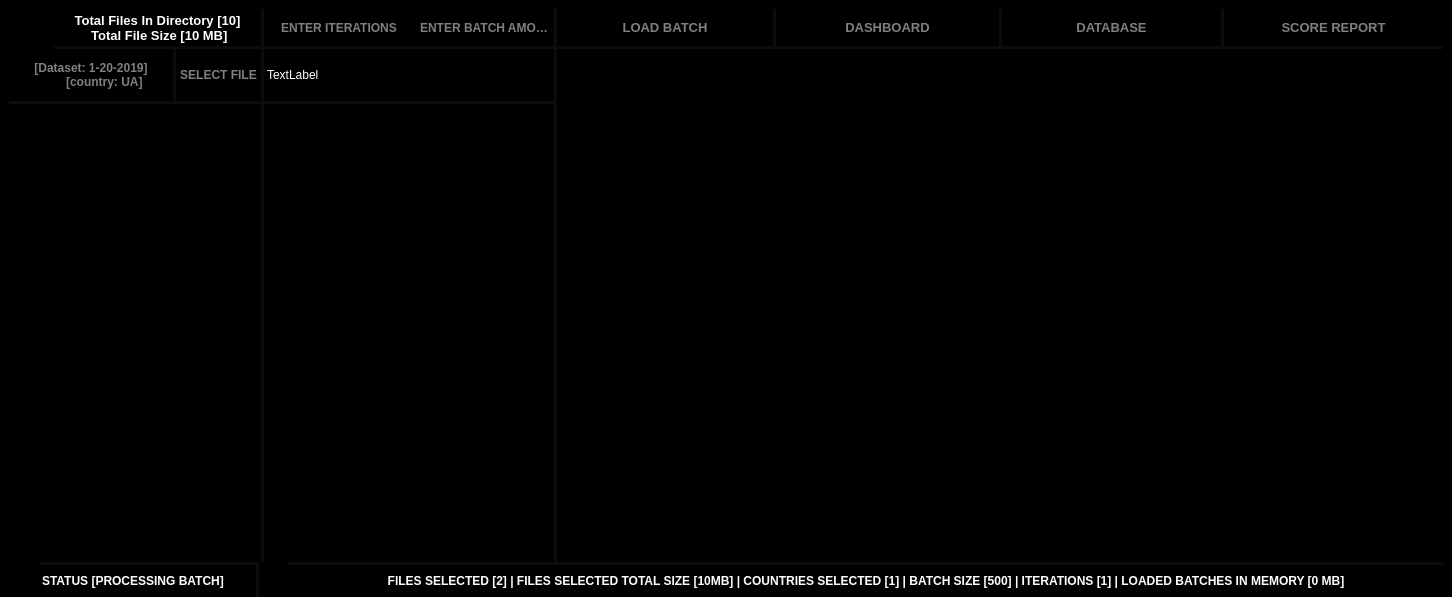
<?xml version="1.0" encoding="UTF-8"?>
<ui version="4.0">
 <class>MainWindow</class>
 <widget class="QMainWindow" name="MainWindow">
  <property name="geometry">
   <rect>
    <x>0</x>
    <y>0</y>
    <width>1452</width>
    <height>597</height>
   </rect>
  </property>
  <property name="windowTitle">
   <string>MainWindow</string>
  </property>
  <property name="styleSheet">
   <string notr="true">background-color: black;
color: white;
Border: 0.5px solid white;

          </string>
  </property>
  <widget class="QWidget" name="centralwidget">
   <property name="styleSheet">
    <string notr="true">*{Border:0px}
QScrollBar:sub-page:vertical{background-color: #000000}
QScrollBar:add-page:vertical{background-color: #000000}
QScrollBar{background-color: #000000}
QScrollBar:sub-page:vertical{background-color: #000000} QScrollBar:add-page:vertical{background-color: #000000} QScrollBar{background-color: #000000}
QScrollBar::add-line:vertical { background-color: transparent}
QScrollBar::sub-line:vertical { background-color: transparent}
QScrollBar::handle:vertical {background-color: rgba(80, 80, 122, .25);}
QPushButton{color: gray}
QPushButton:hover{color: white}

QScrollBar:sub-page:horizontal{background-color: #000000}
QScrollBar:add-page:horizontal{background-color: #000000}
QScrollBar{background-color: #000000}
QScrollBar:sub-page:horizontal{background-color: #000000} QScrollBar:add-page:horizontal{background-color: #000000} QScrollBar{background-color: #000000}
QScrollBar::add-line:horizontal { background-color: transparent}
QScrollBar::sub-line:horizontal { background-color: transparent}
QScrollBar::handle:horizontal{background-color: rgba(80, 80, 122, .2);}

</string>
   </property>
   <layout class="QVBoxLayout" name="verticalLayout">
    <property name="spacing">
     <number>0</number>
    </property>
    <property name="bottomMargin">
     <number>0</number>
    </property>
    <item>
     <widget class="QFrame" name="frame">
      <property name="frameShape">
       <enum>QFrame::StyledPanel</enum>
      </property>
      <property name="frameShadow">
       <enum>QFrame::Raised</enum>
      </property>
      <layout class="QHBoxLayout" name="horizontalLayout">
       <property name="spacing">
        <number>0</number>
       </property>
       <property name="leftMargin">
        <number>0</number>
       </property>
       <property name="topMargin">
        <number>0</number>
       </property>
       <property name="rightMargin">
        <number>0</number>
       </property>
       <property name="bottomMargin">
        <number>0</number>
       </property>
       <item>
        <widget class="QFrame" name="frame_2">
         <property name="maximumSize">
          <size>
           <width>255</width>
           <height>16777215</height>
          </size>
         </property>
         <property name="styleSheet">
          <string notr="true">Border-Right: 3px solid rgba(255,255,255,0.05);</string>
         </property>
         <property name="frameShape">
          <enum>QFrame::StyledPanel</enum>
         </property>
         <property name="frameShadow">
          <enum>QFrame::Raised</enum>
         </property>
         <layout class="QVBoxLayout" name="verticalLayout_2">
          <property name="spacing">
           <number>0</number>
          </property>
          <property name="leftMargin">
           <number>0</number>
          </property>
          <property name="topMargin">
           <number>0</number>
          </property>
          <property name="rightMargin">
           <number>0</number>
          </property>
          <property name="bottomMargin">
           <number>0</number>
          </property>
          <item>
           <widget class="QFrame" name="frame_6">
            <property name="maximumSize">
             <size>
              <width>16777215</width>
              <height>40</height>
             </size>
            </property>
            <property name="font">
             <font>
              <weight>50</weight>
              <bold>false</bold>
             </font>
            </property>
            <property name="styleSheet">
             <string notr="true">Border-Right: 0px;
</string>
            </property>
            <property name="frameShape">
             <enum>QFrame::StyledPanel</enum>
            </property>
            <property name="frameShadow">
             <enum>QFrame::Raised</enum>
            </property>
            <layout class="QHBoxLayout" name="horizontalLayout_3">
             <property name="spacing">
              <number>0</number>
             </property>
             <property name="leftMargin">
              <number>0</number>
             </property>
             <property name="topMargin">
              <number>0</number>
             </property>
             <property name="rightMargin">
              <number>0</number>
             </property>
             <property name="bottomMargin">
              <number>0</number>
             </property>
             <item>
              <widget class="QPushButton" name="pushButton_4">
               <property name="sizePolicy">
                <sizepolicy hsizetype="Preferred" vsizetype="Preferred">
                 <horstretch>0</horstretch>
                 <verstretch>0</verstretch>
                </sizepolicy>
               </property>
               <property name="maximumSize">
                <size>
                 <width>45</width>
                 <height>16777215</height>
                </size>
               </property>
               <property name="styleSheet">
                <string notr="true">Border-Right: 0px;</string>
               </property>
               <property name="text">
                <string/>
               </property>
               <property name="icon">
                <iconset>
                 <normaloff>icons/info.svg</normaloff>icons/info.svg</iconset>
               </property>
               <property name="iconSize">
                <size>
                 <width>25</width>
                 <height>25</height>
                </size>
               </property>
              </widget>
             </item>
             <item>
              <widget class="QLabel" name="label_2">
               <property name="maximumSize">
                <size>
                 <width>16777215</width>
                 <height>16777215</height>
                </size>
               </property>
               <property name="font">
                <font>
                 <pointsize>10</pointsize>
                 <weight>75</weight>
                 <bold>true</bold>
                </font>
               </property>
               <property name="styleSheet">
                <string notr="true">Border-Right: 0px;
Border-Bottom: 3px solid rgba(255,255,255,0.05);</string>
               </property>
               <property name="text">
                <string>Total Files In Directory [10] 
 Total File Size [10 MB]</string>
               </property>
               <property name="alignment">
                <set>Qt::AlignCenter</set>
               </property>
              </widget>
             </item>
            </layout>
           </widget>
          </item>
          <item>
           <widget class="QScrollArea" name="scrollArea">
            <property name="sizePolicy">
             <sizepolicy hsizetype="Preferred" vsizetype="Preferred">
              <horstretch>0</horstretch>
              <verstretch>0</verstretch>
             </sizepolicy>
            </property>
            <property name="styleSheet">
             <string notr="true">Border-Right: 0px;</string>
            </property>
            <property name="widgetResizable">
             <bool>true</bool>
            </property>
            <widget class="QWidget" name="scrollAreaWidgetContents">
             <property name="geometry">
              <rect>
               <x>0</x>
               <y>0</y>
               <width>252</width>
               <height>513</height>
              </rect>
             </property>
             <layout class="QVBoxLayout" name="verticalLayout_3">
              <property name="spacing">
               <number>0</number>
              </property>
              <property name="leftMargin">
               <number>0</number>
              </property>
              <property name="topMargin">
               <number>0</number>
              </property>
              <property name="rightMargin">
               <number>0</number>
              </property>
              <property name="bottomMargin">
               <number>0</number>
              </property>
              <item alignment="Qt::AlignTop">
               <widget class="QFrame" name="frame_4">
                <property name="minimumSize">
                 <size>
                  <width>0</width>
                  <height>55</height>
                 </size>
                </property>
                <property name="maximumSize">
                 <size>
                  <width>16777215</width>
                  <height>0</height>
                 </size>
                </property>
                <property name="frameShape">
                 <enum>QFrame::StyledPanel</enum>
                </property>
                <property name="frameShadow">
                 <enum>QFrame::Raised</enum>
                </property>
                <layout class="QHBoxLayout" name="horizontalLayout_4">
                 <property name="spacing">
                  <number>0</number>
                 </property>
                 <property name="leftMargin">
                  <number>0</number>
                 </property>
                 <property name="topMargin">
                  <number>0</number>
                 </property>
                 <property name="rightMargin">
                  <number>0</number>
                 </property>
                 <property name="bottomMargin">
                  <number>0</number>
                 </property>
                 <item>
                  <widget class="QPushButton" name="pushButton_2">
                   <property name="sizePolicy">
                    <sizepolicy hsizetype="Preferred" vsizetype="Preferred">
                     <horstretch>0</horstretch>
                     <verstretch>0</verstretch>
                    </sizepolicy>
                   </property>
                   <property name="font">
                    <font>
                     <weight>75</weight>
                     <bold>true</bold>
                    </font>
                   </property>
                   <property name="styleSheet">
                    <string notr="true">Border-Bottom: 3px solid rgba(255,255,255,0.05);</string>
                   </property>
                   <property name="text">
                    <string>[Dataset: 1-20-2019] 
        [country: UA]</string>
                   </property>
                   <property name="icon">
                    <iconset>
                     <normaloff>icons/file.svg</normaloff>icons/file.svg</iconset>
                   </property>
                  </widget>
                 </item>
                 <item>
                  <widget class="QPushButton" name="pushButton">
                   <property name="sizePolicy">
                    <sizepolicy hsizetype="Preferred" vsizetype="Preferred">
                     <horstretch>0</horstretch>
                     <verstretch>0</verstretch>
                    </sizepolicy>
                   </property>
                   <property name="maximumSize">
                    <size>
                     <width>88</width>
                     <height>16777215</height>
                    </size>
                   </property>
                   <property name="font">
                    <font>
                     <weight>75</weight>
                     <bold>true</bold>
                    </font>
                   </property>
                   <property name="styleSheet">
                    <string notr="true">Border-Bottom: 3px solid rgba(255,255,255,0.05);
Border-Left: 3px solid rgba(255,255,255,0.05);
</string>
                   </property>
                   <property name="text">
                    <string>SELECT FILE</string>
                   </property>
                  </widget>
                 </item>
                </layout>
               </widget>
              </item>
             </layout>
            </widget>
           </widget>
          </item>
         </layout>
        </widget>
       </item>
       <item>
        <widget class="QFrame" name="frame_3">
         <property name="frameShape">
          <enum>QFrame::StyledPanel</enum>
         </property>
         <property name="frameShadow">
          <enum>QFrame::Raised</enum>
         </property>
         <layout class="QVBoxLayout" name="verticalLayout_5">
          <property name="spacing">
           <number>0</number>
          </property>
          <property name="leftMargin">
           <number>0</number>
          </property>
          <property name="topMargin">
           <number>0</number>
          </property>
          <property name="rightMargin">
           <number>0</number>
          </property>
          <property name="bottomMargin">
           <number>0</number>
          </property>
          <item>
           <widget class="QFrame" name="topBar">
            <property name="maximumSize">
             <size>
              <width>16777215</width>
              <height>40</height>
             </size>
            </property>
            <property name="styleSheet">
             <string notr="true">Border-Bottom: 3px solid rgba(255,255,255,0.05);
Border-Left: 0px;
</string>
            </property>
            <property name="frameShape">
             <enum>QFrame::StyledPanel</enum>
            </property>
            <property name="frameShadow">
             <enum>QFrame::Raised</enum>
            </property>
            <layout class="QHBoxLayout" name="horizontalLayout_2">
             <property name="spacing">
              <number>0</number>
             </property>
             <property name="leftMargin">
              <number>0</number>
             </property>
             <property name="topMargin">
              <number>0</number>
             </property>
             <property name="rightMargin">
              <number>0</number>
             </property>
             <property name="bottomMargin">
              <number>0</number>
             </property>
             <item>
              <widget class="QLineEdit" name="lineEdit_2">
               <property name="sizePolicy">
                <sizepolicy hsizetype="Preferred" vsizetype="Preferred">
                 <horstretch>0</horstretch>
                 <verstretch>0</verstretch>
                </sizepolicy>
               </property>
               <property name="maximumSize">
                <size>
                 <width>150</width>
                 <height>16777215</height>
                </size>
               </property>
               <property name="font">
                <font>
                 <weight>75</weight>
                 <bold>true</bold>
                </font>
               </property>
               <property name="styleSheet">
                <string notr="true">Border-Bottom: 0px;</string>
               </property>
               <property name="text">
                <string/>
               </property>
               <property name="alignment">
                <set>Qt::AlignCenter</set>
               </property>
               <property name="placeholderText">
                <string>ENTER ITERATIONS</string>
               </property>
              </widget>
             </item>
             <item>
              <widget class="QLineEdit" name="lineEdit">
               <property name="sizePolicy">
                <sizepolicy hsizetype="Preferred" vsizetype="Preferred">
                 <horstretch>0</horstretch>
                 <verstretch>0</verstretch>
                </sizepolicy>
               </property>
               <property name="maximumSize">
                <size>
                 <width>140</width>
                 <height>16777215</height>
                </size>
               </property>
               <property name="font">
                <font>
                 <weight>75</weight>
                 <bold>true</bold>
                </font>
               </property>
               <property name="styleSheet">
                <string notr="true">Border-Bottom: 0px;</string>
               </property>
               <property name="text">
                <string/>
               </property>
               <property name="alignment">
                <set>Qt::AlignCenter</set>
               </property>
               <property name="placeholderText">
                <string>ENTER BATCH AMOUNT</string>
               </property>
              </widget>
             </item>
             <item>
              <widget class="QPushButton" name="pushButton_3">
               <property name="sizePolicy">
                <sizepolicy hsizetype="Preferred" vsizetype="Preferred">
                 <horstretch>0</horstretch>
                 <verstretch>0</verstretch>
                </sizepolicy>
               </property>
               <property name="minimumSize">
                <size>
                 <width>0</width>
                 <height>0</height>
                </size>
               </property>
               <property name="maximumSize">
                <size>
                 <width>16777215</width>
                 <height>16777215</height>
                </size>
               </property>
               <property name="font">
                <font>
                 <pointsize>10</pointsize>
                 <weight>75</weight>
                 <bold>true</bold>
                </font>
               </property>
               <property name="styleSheet">
                <string notr="true">Border-Bottom: 0px;
Border-Left: 3px solid rgba(255,255,255,0.05);
Border-Right: 3px solid rgba(255,255,255,0.05);
</string>
               </property>
               <property name="text">
                <string>LOAD BATCH</string>
               </property>
               <property name="icon">
                <iconset>
                 <normaloff>../modelX_files/2_21_2025/MODEL_X/icons/ai.svg</normaloff>../modelX_files/2_21_2025/MODEL_X/icons/ai.svg</iconset>
               </property>
               <property name="iconSize">
                <size>
                 <width>30</width>
                 <height>30</height>
                </size>
               </property>
              </widget>
             </item>
             <item>
              <widget class="QPushButton" name="pushButton_7">
               <property name="sizePolicy">
                <sizepolicy hsizetype="Preferred" vsizetype="Preferred">
                 <horstretch>0</horstretch>
                 <verstretch>0</verstretch>
                </sizepolicy>
               </property>
               <property name="font">
                <font>
                 <pointsize>10</pointsize>
                 <weight>75</weight>
                 <bold>true</bold>
                </font>
               </property>
               <property name="styleSheet">
                <string notr="true">Border-Bottom: 0px;</string>
               </property>
               <property name="text">
                <string>DASHBOARD</string>
               </property>
               <property name="icon">
                <iconset>
                 <normaloff>icons/monitor.svg</normaloff>icons/monitor.svg</iconset>
               </property>
               <property name="iconSize">
                <size>
                 <width>25</width>
                 <height>25</height>
                </size>
               </property>
              </widget>
             </item>
             <item>
              <widget class="QPushButton" name="pushButton_8">
               <property name="sizePolicy">
                <sizepolicy hsizetype="Preferred" vsizetype="Preferred">
                 <horstretch>0</horstretch>
                 <verstretch>0</verstretch>
                </sizepolicy>
               </property>
               <property name="font">
                <font>
                 <pointsize>10</pointsize>
                 <weight>75</weight>
                 <bold>true</bold>
                </font>
               </property>
               <property name="styleSheet">
                <string notr="true">Border-Left: 3px solid rgba(255,255,255,0.05);
Border-Bottom: 0px;</string>
               </property>
               <property name="text">
                <string>DATABASE</string>
               </property>
               <property name="icon">
                <iconset>
                 <normaloff>icons/database.svg</normaloff>icons/database.svg</iconset>
               </property>
               <property name="iconSize">
                <size>
                 <width>23</width>
                 <height>23</height>
                </size>
               </property>
              </widget>
             </item>
             <item>
              <widget class="QPushButton" name="pushButton_9">
               <property name="sizePolicy">
                <sizepolicy hsizetype="Preferred" vsizetype="Preferred">
                 <horstretch>0</horstretch>
                 <verstretch>0</verstretch>
                </sizepolicy>
               </property>
               <property name="font">
                <font>
                 <pointsize>10</pointsize>
                 <weight>75</weight>
                 <bold>true</bold>
                </font>
               </property>
               <property name="styleSheet">
                <string notr="true">Border-Left: 3px solid rgba(255,255,255,0.05);
Border-Bottom: 0px;</string>
               </property>
               <property name="text">
                <string>SCORE REPORT</string>
               </property>
               <property name="icon">
                <iconset>
                 <normaloff>icons/report.svg</normaloff>icons/report.svg</iconset>
               </property>
               <property name="iconSize">
                <size>
                 <width>24</width>
                 <height>24</height>
                </size>
               </property>
              </widget>
             </item>
            </layout>
           </widget>
          </item>
          <item>
           <widget class="QFrame" name="frame_5">
            <property name="frameShape">
             <enum>QFrame::StyledPanel</enum>
            </property>
            <property name="frameShadow">
             <enum>QFrame::Raised</enum>
            </property>
            <layout class="QHBoxLayout" name="horizontalLayout_6">
             <property name="spacing">
              <number>0</number>
             </property>
             <property name="leftMargin">
              <number>0</number>
             </property>
             <property name="topMargin">
              <number>0</number>
             </property>
             <property name="rightMargin">
              <number>0</number>
             </property>
             <property name="bottomMargin">
              <number>0</number>
             </property>
             <item>
              <widget class="QFrame" name="frame_8">
               <property name="maximumSize">
                <size>
                 <width>293</width>
                 <height>16777215</height>
                </size>
               </property>
               <property name="styleSheet">
                <string notr="true">Border-Right: 3px solid rgba(255,255,255,0.05);
</string>
               </property>
               <property name="frameShape">
                <enum>QFrame::StyledPanel</enum>
               </property>
               <property name="frameShadow">
                <enum>QFrame::Raised</enum>
               </property>
               <layout class="QVBoxLayout" name="verticalLayout_4">
                <property name="spacing">
                 <number>0</number>
                </property>
                <property name="leftMargin">
                 <number>0</number>
                </property>
                <property name="topMargin">
                 <number>0</number>
                </property>
                <property name="rightMargin">
                 <number>0</number>
                </property>
                <property name="bottomMargin">
                 <number>0</number>
                </property>
                <item>
                 <widget class="QScrollArea" name="scrollArea_2">
                  <property name="sizePolicy">
                   <sizepolicy hsizetype="Preferred" vsizetype="Preferred">
                    <horstretch>0</horstretch>
                    <verstretch>0</verstretch>
                   </sizepolicy>
                  </property>
                  <property name="styleSheet">
                   <string notr="true">Border-Right: 0px;</string>
                  </property>
                  <property name="widgetResizable">
                   <bool>true</bool>
                  </property>
                  <widget class="QWidget" name="scrollAreaWidgetContents_2">
                   <property name="geometry">
                    <rect>
                     <x>0</x>
                     <y>0</y>
                     <width>290</width>
                     <height>513</height>
                    </rect>
                   </property>
                   <layout class="QVBoxLayout" name="verticalLayout_6">
                    <property name="spacing">
                     <number>6</number>
                    </property>
                    <property name="leftMargin">
                     <number>0</number>
                    </property>
                    <property name="topMargin">
                     <number>0</number>
                    </property>
                    <property name="rightMargin">
                     <number>0</number>
                    </property>
                    <property name="bottomMargin">
                     <number>0</number>
                    </property>
                    <item alignment="Qt::AlignTop">
                     <widget class="QLabel" name="label_4">
                      <property name="minimumSize">
                       <size>
                        <width>0</width>
                        <height>55</height>
                       </size>
                      </property>
                      <property name="styleSheet">
                       <string notr="true">Border-Bottom: 3px solid rgba(255,255,255,0.05);
</string>
                      </property>
                      <property name="text">
                       <string>TextLabel</string>
                      </property>
                     </widget>
                    </item>
                   </layout>
                  </widget>
                 </widget>
                </item>
               </layout>
              </widget>
             </item>
             <item>
              <widget class="QFrame" name="frame_9">
               <property name="frameShape">
                <enum>QFrame::StyledPanel</enum>
               </property>
               <property name="frameShadow">
                <enum>QFrame::Raised</enum>
               </property>
              </widget>
             </item>
            </layout>
           </widget>
          </item>
         </layout>
        </widget>
       </item>
      </layout>
     </widget>
    </item>
    <item>
     <widget class="QFrame" name="frame_7">
      <property name="maximumSize">
       <size>
        <width>16777215</width>
        <height>35</height>
       </size>
      </property>
      <property name="frameShape">
       <enum>QFrame::StyledPanel</enum>
      </property>
      <property name="frameShadow">
       <enum>QFrame::Raised</enum>
      </property>
      <layout class="QHBoxLayout" name="horizontalLayout_5">
       <property name="spacing">
        <number>0</number>
       </property>
       <property name="leftMargin">
        <number>0</number>
       </property>
       <property name="topMargin">
        <number>0</number>
       </property>
       <property name="rightMargin">
        <number>0</number>
       </property>
       <property name="bottomMargin">
        <number>0</number>
       </property>
       <item>
        <widget class="QPushButton" name="pushButton_5">
         <property name="sizePolicy">
          <sizepolicy hsizetype="Preferred" vsizetype="Preferred">
           <horstretch>0</horstretch>
           <verstretch>0</verstretch>
          </sizepolicy>
         </property>
         <property name="maximumSize">
          <size>
           <width>30</width>
           <height>16777215</height>
          </size>
         </property>
         <property name="text">
          <string/>
         </property>
         <property name="icon">
          <iconset>
           <normaloff>icons/status.svg</normaloff>icons/status.svg</iconset>
         </property>
         <property name="iconSize">
          <size>
           <width>20</width>
           <height>20</height>
          </size>
         </property>
        </widget>
       </item>
       <item>
        <widget class="QLabel" name="label_3">
         <property name="maximumSize">
          <size>
           <width>220</width>
           <height>16777215</height>
          </size>
         </property>
         <property name="font">
          <font>
           <pointsize>9</pointsize>
           <weight>75</weight>
           <bold>true</bold>
          </font>
         </property>
         <property name="styleSheet">
          <string notr="true">Border-Top: 3px solid rgba(255,255,255,0.05);
Border-Right: 3px solid rgba(255,255,255,0.05);</string>
         </property>
         <property name="text">
          <string>STATUS [PROCESSING BATCH]  </string>
         </property>
        </widget>
       </item>
       <item>
        <widget class="QPushButton" name="pushButton_6">
         <property name="sizePolicy">
          <sizepolicy hsizetype="Preferred" vsizetype="Preferred">
           <horstretch>0</horstretch>
           <verstretch>0</verstretch>
          </sizepolicy>
         </property>
         <property name="maximumSize">
          <size>
           <width>30</width>
           <height>16777215</height>
          </size>
         </property>
         <property name="text">
          <string/>
         </property>
         <property name="icon">
          <iconset>
           <normaloff>icons/info.svg</normaloff>icons/info.svg</iconset>
         </property>
         <property name="iconSize">
          <size>
           <width>20</width>
           <height>20</height>
          </size>
         </property>
        </widget>
       </item>
       <item>
        <widget class="QLabel" name="label">
         <property name="font">
          <font>
           <pointsize>9</pointsize>
           <weight>75</weight>
           <bold>true</bold>
          </font>
         </property>
         <property name="styleSheet">
          <string notr="true">Border-Top: 3px solid rgba(255,255,255,0.05);
</string>
         </property>
         <property name="text">
          <string>FILES SELECTED [2] | FILES SELECTED TOTAL SIZE [10MB] | COUNTRIES SELECTED [1] | BATCH SIZE [500] | ITERATIONS [1] | LOADED BATCHES IN MEMORY [0 MB]</string>
         </property>
         <property name="alignment">
          <set>Qt::AlignCenter</set>
         </property>
        </widget>
       </item>
      </layout>
     </widget>
    </item>
   </layout>
  </widget>
 </widget>
 <resources/>
 <connections/>
</ui>
